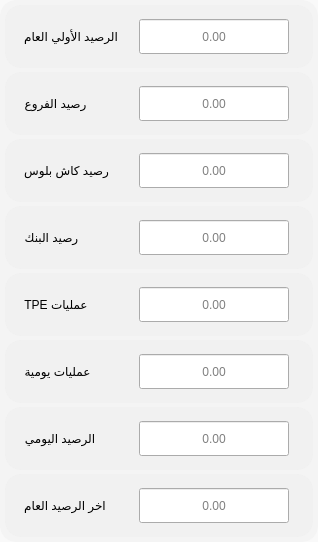
              <widget class="QFrame" name="genRowsFrame">
               <property name="sizePolicy">
                <sizepolicy hsizetype="Expanding" vsizetype="Expanding">
                 <horstretch>0</horstretch>
                 <verstretch>0</verstretch>
                </sizepolicy>
               </property>
               <property name="maximumSize">
                <size>
                 <width>16777215</width>
                 <height>550</height>
                </size>
               </property>
               <property name="styleSheet">
                <string notr="true">QFrame#genRowsFrame { background: transparent; border: none;padding: 0px; }
QFrame {
	border-radius: 16px;
	background-color: rgba(226, 226, 226, 50);
	padding: 5px;
}
QLabel {
	
	background-color: transparent;
}</string>
               </property>
               <property name="frameShape">
                <enum>QFrame::NoFrame</enum>
               </property>
               <layout class="QVBoxLayout" name="genRowsLayout">
                <property name="spacing">
                 <number>4</number>
                </property>
                <property name="leftMargin">
                 <number>0</number>
                </property>
                <property name="topMargin">
                 <number>0</number>
                </property>
                <property name="rightMargin">
                 <number>0</number>
                </property>
                <property name="bottomMargin">
                 <number>0</number>
                </property>
                <item>
                 <widget class="QFrame" name="genFirstBalFrame">
                  <property name="sizePolicy">
                   <sizepolicy hsizetype="Expanding" vsizetype="Expanding">
                    <horstretch>0</horstretch>
                    <verstretch>0</verstretch>
                   </sizepolicy>
                  </property>
                  <property name="minimumSize">
                   <size>
                    <width>0</width>
                    <height>50</height>
                   </size>
                  </property>
                  <property name="maximumSize">
                   <size>
                    <width>16777215</width>
                    <height>65</height>
                   </size>
                  </property>
                  <property name="styleSheet">
                   <string notr="true"/>
                  </property>
                  <layout class="QHBoxLayout">
                   <item>
                    <widget class="QLabel" name="lbl_genFirstBal">
                     <property name="styleSheet">
                      <string notr="true">/*QLabel#lbl_genFirstBal { color: #6B7280; font-size: 16px; font-weight: 400; }</string>
                     </property>
                     <property name="text">
                      <string>الرصيد الأولي العام</string>
                     </property>
                     <property name="alignment">
                      <set>Qt::AlignCenter</set>
                     </property>
                    </widget>
                   </item>
                   <item>
                    <spacer>
                     <property name="orientation">
                      <enum>Qt::Horizontal</enum>
                     </property>
                     <property name="sizeHint" stdset="0">
                      <size>
                       <width>10</width>
                       <height>10</height>
                      </size>
                     </property>
                    </spacer>
                   </item>
                   <item>
                    <widget class="QLineEdit" name="genFirstBalVal">
                     <property name="minimumSize">
                      <size>
                       <width>150</width>
                       <height>35</height>
                      </size>
                     </property>
                     <property name="maximumSize">
                      <size>
                       <width>150</width>
                       <height>35</height>
                      </size>
                     </property>
                     <property name="alignment">
                      <set>Qt::AlignCenter</set>
                     </property>
                     <property name="placeholderText">
                      <string>0.00</string>
                     </property>
                    </widget>
                   </item>
                   <item>
                    <spacer name="spacer_15">
                     <property name="orientation">
                      <enum>Qt::Horizontal</enum>
                     </property>
                     <property name="sizeType">
                      <enum>QSizePolicy::Fixed</enum>
                     </property>
                     <property name="sizeHint" stdset="0">
                      <size>
                       <width>10</width>
                       <height>10</height>
                      </size>
                     </property>
                    </spacer>
                   </item>
                  </layout>
                 </widget>
                </item>
                <item>
                 <widget class="QFrame" name="genBranchFrame">
                  <property name="sizePolicy">
                   <sizepolicy hsizetype="Expanding" vsizetype="Expanding">
                    <horstretch>0</horstretch>
                    <verstretch>0</verstretch>
                   </sizepolicy>
                  </property>
                  <property name="minimumSize">
                   <size>
                    <width>0</width>
                    <height>50</height>
                   </size>
                  </property>
                  <property name="maximumSize">
                   <size>
                    <width>16777215</width>
                    <height>65</height>
                   </size>
                  </property>
                  <property name="styleSheet">
                   <string notr="true"/>
                  </property>
                  <layout class="QHBoxLayout">
                   <item>
                    <widget class="QLabel" name="lbl_genBranch">
                     <property name="styleSheet">
                      <string notr="true">/*QLabel#lbl_genBranch { color: #6B7280; font-size: 16px; font-weight: 400; }</string>
                     </property>
                     <property name="text">
                      <string>رصيد الفروع</string>
                     </property>
                     <property name="alignment">
                      <set>Qt::AlignCenter</set>
                     </property>
                    </widget>
                   </item>
                   <item>
                    <spacer>
                     <property name="orientation">
                      <enum>Qt::Horizontal</enum>
                     </property>
                     <property name="sizeHint" stdset="0">
                      <size>
                       <width>10</width>
                       <height>10</height>
                      </size>
                     </property>
                    </spacer>
                   </item>
                   <item>
                    <widget class="QLineEdit" name="genBranchVal">
                     <property name="minimumSize">
                      <size>
                       <width>150</width>
                       <height>35</height>
                      </size>
                     </property>
                     <property name="maximumSize">
                      <size>
                       <width>150</width>
                       <height>35</height>
                      </size>
                     </property>
                     <property name="alignment">
                      <set>Qt::AlignCenter</set>
                     </property>
                     <property name="placeholderText">
                      <string>0.00</string>
                     </property>
                    </widget>
                   </item>
                   <item>
                    <spacer name="spacer_16">
                     <property name="orientation">
                      <enum>Qt::Horizontal</enum>
                     </property>
                     <property name="sizeType">
                      <enum>QSizePolicy::Fixed</enum>
                     </property>
                     <property name="sizeHint" stdset="0">
                      <size>
                       <width>10</width>
                       <height>10</height>
                      </size>
                     </property>
                    </spacer>
                   </item>
                  </layout>
                 </widget>
                </item>
                <item>
                 <widget class="QFrame" name="genCashPlusFrame">
                  <property name="sizePolicy">
                   <sizepolicy hsizetype="Expanding" vsizetype="Expanding">
                    <horstretch>0</horstretch>
                    <verstretch>0</verstretch>
                   </sizepolicy>
                  </property>
                  <property name="minimumSize">
                   <size>
                    <width>0</width>
                    <height>50</height>
                   </size>
                  </property>
                  <property name="maximumSize">
                   <size>
                    <width>16777215</width>
                    <height>65</height>
                   </size>
                  </property>
                  <property name="styleSheet">
                   <string notr="true"/>
                  </property>
                  <layout class="QHBoxLayout">
                   <item>
                    <widget class="QLabel" name="lbl_genCashPlus">
                     <property name="styleSheet">
                      <string notr="true">/*QLabel#lbl_genCashPlus { color: #6B7280; font-size: 16px; font-weight: 400; }</string>
                     </property>
                     <property name="text">
                      <string>رصيد كاش بلوس</string>
                     </property>
                     <property name="alignment">
                      <set>Qt::AlignCenter</set>
                     </property>
                    </widget>
                   </item>
                   <item>
                    <spacer>
                     <property name="orientation">
                      <enum>Qt::Horizontal</enum>
                     </property>
                     <property name="sizeHint" stdset="0">
                      <size>
                       <width>10</width>
                       <height>10</height>
                      </size>
                     </property>
                    </spacer>
                   </item>
                   <item>
                    <widget class="QLineEdit" name="genCashPlusVal">
                     <property name="minimumSize">
                      <size>
                       <width>150</width>
                       <height>35</height>
                      </size>
                     </property>
                     <property name="maximumSize">
                      <size>
                       <width>150</width>
                       <height>35</height>
                      </size>
                     </property>
                     <property name="alignment">
                      <set>Qt::AlignCenter</set>
                     </property>
                     <property name="placeholderText">
                      <string>0.00</string>
                     </property>
                    </widget>
                   </item>
                   <item>
                    <spacer name="spacer_17">
                     <property name="orientation">
                      <enum>Qt::Horizontal</enum>
                     </property>
                     <property name="sizeType">
                      <enum>QSizePolicy::Fixed</enum>
                     </property>
                     <property name="sizeHint" stdset="0">
                      <size>
                       <width>10</width>
                       <height>10</height>
                      </size>
                     </property>
                    </spacer>
                   </item>
                  </layout>
                 </widget>
                </item>
                <item>
                 <widget class="QFrame" name="genBankFrame">
                  <property name="minimumSize">
                   <size>
                    <width>0</width>
                    <height>50</height>
                   </size>
                  </property>
                  <property name="maximumSize">
                   <size>
                    <width>16777215</width>
                    <height>65</height>
                   </size>
                  </property>
                  <property name="styleSheet">
                   <string notr="true"/>
                  </property>
                  <layout class="QHBoxLayout">
                   <item>
                    <widget class="QLabel" name="lbl_genBank">
                     <property name="styleSheet">
                      <string notr="true">/*QLabel#lbl_genBank { color: #6B7280; font-size: 16px; font-weight: 400; }*/</string>
                     </property>
                     <property name="text">
                      <string>رصيد البنك</string>
                     </property>
                     <property name="alignment">
                      <set>Qt::AlignCenter</set>
                     </property>
                    </widget>
                   </item>
                   <item>
                    <spacer>
                     <property name="orientation">
                      <enum>Qt::Horizontal</enum>
                     </property>
                     <property name="sizeHint" stdset="0">
                      <size>
                       <width>10</width>
                       <height>10</height>
                      </size>
                     </property>
                    </spacer>
                   </item>
                   <item>
                    <widget class="QLineEdit" name="genBankVal">
                     <property name="minimumSize">
                      <size>
                       <width>150</width>
                       <height>35</height>
                      </size>
                     </property>
                     <property name="maximumSize">
                      <size>
                       <width>150</width>
                       <height>35</height>
                      </size>
                     </property>
                     <property name="alignment">
                      <set>Qt::AlignCenter</set>
                     </property>
                     <property name="placeholderText">
                      <string>0.00</string>
                     </property>
                    </widget>
                   </item>
                   <item>
                    <spacer name="spacer_18">
                     <property name="orientation">
                      <enum>Qt::Horizontal</enum>
                     </property>
                     <property name="sizeType">
                      <enum>QSizePolicy::Fixed</enum>
                     </property>
                     <property name="sizeHint" stdset="0">
                      <size>
                       <width>10</width>
                       <height>10</height>
                      </size>
                     </property>
                    </spacer>
                   </item>
                  </layout>
                 </widget>
                </item>
                <item>
                 <widget class="QFrame" name="genCmiFrame">
                  <property name="minimumSize">
                   <size>
                    <width>0</width>
                    <height>50</height>
                   </size>
                  </property>
                  <property name="maximumSize">
                   <size>
                    <width>16777215</width>
                    <height>65</height>
                   </size>
                  </property>
                  <property name="styleSheet">
                   <string notr="true"/>
                  </property>
                  <layout class="QHBoxLayout">
                   <item>
                    <widget class="QLabel" name="lbl_genCmiTpe">
                     <property name="styleSheet">
                      <string notr="true">/*QLabel#lbl_genCmiTpe { color: #6B7280; font-size: 16px; font-weight: 400; }*/</string>
                     </property>
                     <property name="text">
                      <string>عمليات TPE</string>
                     </property>
                     <property name="alignment">
                      <set>Qt::AlignCenter</set>
                     </property>
                    </widget>
                   </item>
                   <item>
                    <spacer>
                     <property name="orientation">
                      <enum>Qt::Horizontal</enum>
                     </property>
                     <property name="sizeHint" stdset="0">
                      <size>
                       <width>10</width>
                       <height>10</height>
                      </size>
                     </property>
                    </spacer>
                   </item>
                   <item>
                    <widget class="QLineEdit" name="genCmiTpeVal">
                     <property name="minimumSize">
                      <size>
                       <width>150</width>
                       <height>35</height>
                      </size>
                     </property>
                     <property name="maximumSize">
                      <size>
                       <width>150</width>
                       <height>40</height>
                      </size>
                     </property>
                     <property name="alignment">
                      <set>Qt::AlignCenter</set>
                     </property>
                     <property name="placeholderText">
                      <string>0.00</string>
                     </property>
                    </widget>
                   </item>
                   <item>
                    <spacer name="spacer_19">
                     <property name="orientation">
                      <enum>Qt::Horizontal</enum>
                     </property>
                     <property name="sizeType">
                      <enum>QSizePolicy::Fixed</enum>
                     </property>
                     <property name="sizeHint" stdset="0">
                      <size>
                       <width>10</width>
                       <height>10</height>
                      </size>
                     </property>
                    </spacer>
                   </item>
                  </layout>
                 </widget>
                </item>
                <item>
                 <widget class="QFrame" name="genDailyFrame">
                  <property name="minimumSize">
                   <size>
                    <width>0</width>
                    <height>50</height>
                   </size>
                  </property>
                  <property name="maximumSize">
                   <size>
                    <width>16777215</width>
                    <height>65</height>
                   </size>
                  </property>
                  <property name="styleSheet">
                   <string notr="true"/>
                  </property>
                  <layout class="QHBoxLayout">
                   <item>
                    <widget class="QLabel" name="lbl_othertrans">
                     <property name="styleSheet">
                      <string notr="true">QLabel#lbl_genLastBal { color: #6B7280; font-size: 16px; font-weight: 400; }</string>
                     </property>
                     <property name="text">
                      <string>عمليات يومية</string>
                     </property>
                     <property name="alignment">
                      <set>Qt::AlignCenter</set>
                     </property>
                    </widget>
                   </item>
                   <item>
                    <spacer>
                     <property name="orientation">
                      <enum>Qt::Horizontal</enum>
                     </property>
                     <property name="sizeHint" stdset="0">
                      <size>
                       <width>10</width>
                       <height>10</height>
                      </size>
                     </property>
                    </spacer>
                   </item>
                   <item>
                    <widget class="QLineEdit" name="otherTransactionVal">
                     <property name="minimumSize">
                      <size>
                       <width>150</width>
                       <height>35</height>
                      </size>
                     </property>
                     <property name="maximumSize">
                      <size>
                       <width>150</width>
                       <height>35</height>
                      </size>
                     </property>
                     <property name="alignment">
                      <set>Qt::AlignCenter</set>
                     </property>
                     <property name="placeholderText">
                      <string>0.00</string>
                     </property>
                    </widget>
                   </item>
                   <item>
                    <spacer name="spacer_20">
                     <property name="orientation">
                      <enum>Qt::Horizontal</enum>
                     </property>
                     <property name="sizeType">
                      <enum>QSizePolicy::Fixed</enum>
                     </property>
                     <property name="sizeHint" stdset="0">
                      <size>
                       <width>10</width>
                       <height>10</height>
                      </size>
                     </property>
                    </spacer>
                   </item>
                  </layout>
                 </widget>
                </item>
                <item>
                 <widget class="QFrame" name="genDailyFrame_2">
                  <property name="minimumSize">
                   <size>
                    <width>0</width>
                    <height>50</height>
                   </size>
                  </property>
                  <property name="maximumSize">
                   <size>
                    <width>16777215</width>
                    <height>65</height>
                   </size>
                  </property>
                  <property name="styleSheet">
                   <string notr="true"/>
                  </property>
                  <layout class="QHBoxLayout" name="_5">
                   <item>
                    <widget class="QLabel" name="lbl_genDailyBal">
                     <property name="styleSheet">
                      <string notr="true">QLabel#lbl_genLastBal { color: #6B7280; font-size: 16px; font-weight: 400; }</string>
                     </property>
                     <property name="text">
                      <string>الرصيد اليومي</string>
                     </property>
                     <property name="alignment">
                      <set>Qt::AlignCenter</set>
                     </property>
                    </widget>
                   </item>
                   <item>
                    <spacer>
                     <property name="orientation">
                      <enum>Qt::Horizontal</enum>
                     </property>
                     <property name="sizeHint" stdset="0">
                      <size>
                       <width>10</width>
                       <height>10</height>
                      </size>
                     </property>
                    </spacer>
                   </item>
                   <item>
                    <widget class="QLineEdit" name="genDailyBalVal">
                     <property name="minimumSize">
                      <size>
                       <width>150</width>
                       <height>35</height>
                      </size>
                     </property>
                     <property name="maximumSize">
                      <size>
                       <width>150</width>
                       <height>35</height>
                      </size>
                     </property>
                     <property name="alignment">
                      <set>Qt::AlignCenter</set>
                     </property>
                     <property name="placeholderText">
                      <string>0.00</string>
                     </property>
                    </widget>
                   </item>
                   <item>
                    <spacer name="spacer_24">
                     <property name="orientation">
                      <enum>Qt::Horizontal</enum>
                     </property>
                     <property name="sizeType">
                      <enum>QSizePolicy::Fixed</enum>
                     </property>
                     <property name="sizeHint" stdset="0">
                      <size>
                       <width>10</width>
                       <height>10</height>
                      </size>
                     </property>
                    </spacer>
                   </item>
                  </layout>
                 </widget>
                </item>
                <item>
                 <widget class="QFrame" name="genFinalFrame">
                  <property name="minimumSize">
                   <size>
                    <width>0</width>
                    <height>50</height>
                   </size>
                  </property>
                  <property name="maximumSize">
                   <size>
                    <width>16777215</width>
                    <height>65</height>
                   </size>
                  </property>
                  <property name="styleSheet">
                   <string notr="true"/>
                  </property>
                  <layout class="QHBoxLayout" name="_4">
                   <item>
                    <widget class="QLabel" name="lbl_genFinalBal">
                     <property name="styleSheet">
                      <string notr="true">QLabel#lbl_genLastBal { color: #6B7280; font-size: 13px; font-weight: 400; }</string>
                     </property>
                     <property name="text">
                      <string>اخر الرصيد العام</string>
                     </property>
                     <property name="alignment">
                      <set>Qt::AlignCenter</set>
                     </property>
                    </widget>
                   </item>
                   <item>
                    <spacer name="spacer_22">
                     <property name="orientation">
                      <enum>Qt::Horizontal</enum>
                     </property>
                     <property name="sizeHint" stdset="0">
                      <size>
                       <width>10</width>
                       <height>10</height>
                      </size>
                     </property>
                    </spacer>
                   </item>
                   <item>
                    <widget class="QLineEdit" name="genFinalBalVal">
                     <property name="minimumSize">
                      <size>
                       <width>150</width>
                       <height>35</height>
                      </size>
                     </property>
                     <property name="maximumSize">
                      <size>
                       <width>150</width>
                       <height>35</height>
                      </size>
                     </property>
                     <property name="alignment">
                      <set>Qt::AlignCenter</set>
                     </property>
                     <property name="placeholderText">
                      <string>0.00</string>
                     </property>
                    </widget>
                   </item>
                   <item>
                    <spacer name="spacer_21">
                     <property name="orientation">
                      <enum>Qt::Horizontal</enum>
                     </property>
                     <property name="sizeType">
                      <enum>QSizePolicy::Fixed</enum>
                     </property>
                     <property name="sizeHint" stdset="0">
                      <size>
                       <width>10</width>
                       <height>10</height>
                      </size>
                     </property>
                    </spacer>
                   </item>
                  </layout>
                 </widget>
                </item>
               </layout>
              </widget>
